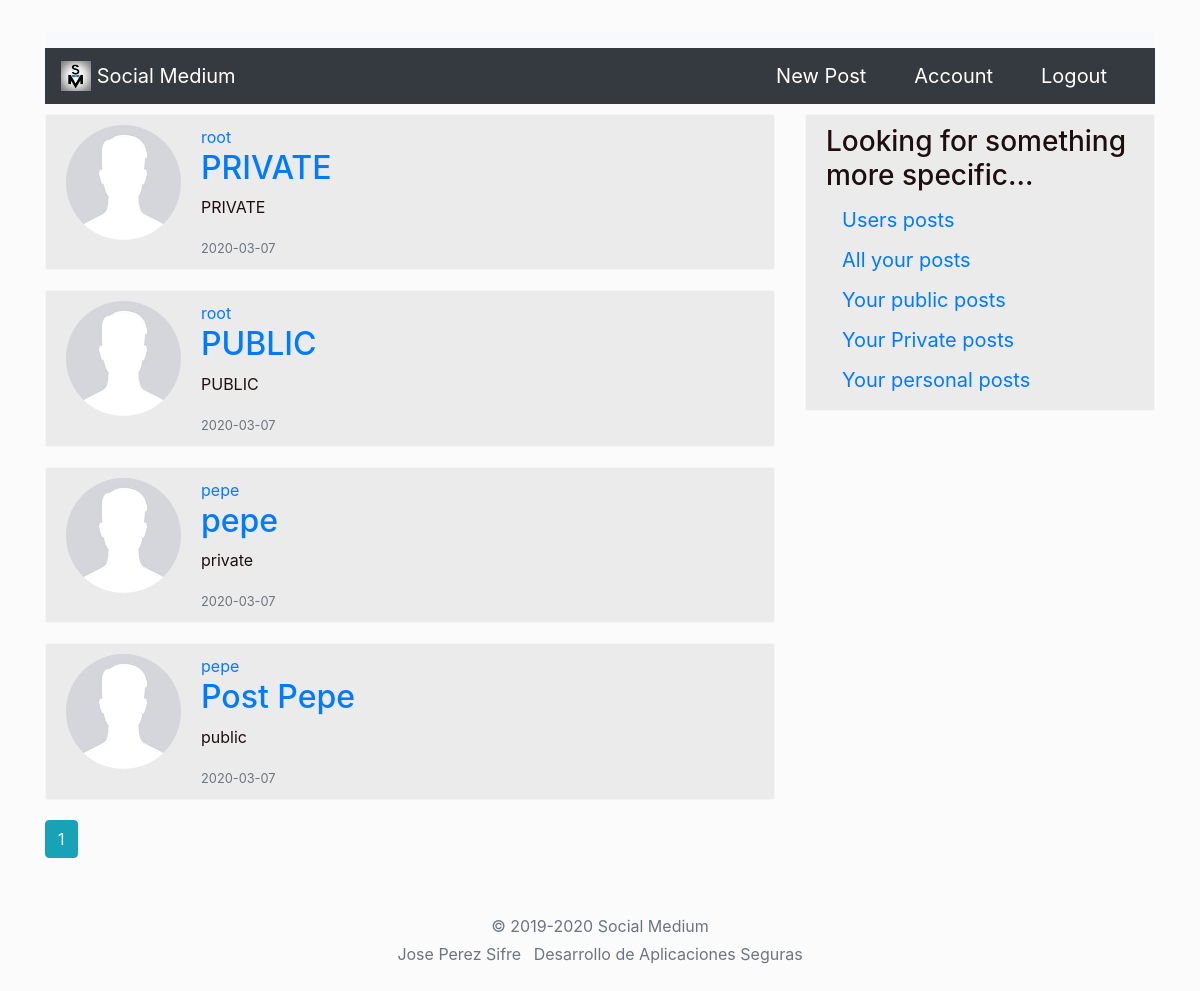
Screenshot of /home (signed in) with the database file from the repository.
### medium/models.py (models this page shows, shortened)
class Post(db.Model):
    id = db.Column(db.Integer, primary_key=True)
    title = db.Column(db.String(100), nullable=False)
    date_posted = db.Column(db.DateTime, nullable=False, default=datetime.utcnow)
    content = db.Column(db.Text, nullable=False)
    post_type = db.Column(db.String(1), nullable=False, default='0')
    shared_token = db.Column(db.String(512), nullable=True)#Por defecto, default=NULL
    user_id = db.Column(db.Integer, db.ForeignKey('user.id'), nullable=False)
    '''
    def get_post_type(self):
        return self.__post_type

    def set_post_type(self, post_type):
        self.__post_type = post_type
    '''

class User(db.Model, UserMixin):
    id = db.Column(db.Integer, primary_key=True)
    username = db.Column(db.String(25), unique=True, nullable=False)
    email = db.Column(db.String(100), unique=True, nullable=False)
    image_file = db.Column(db.String(20), nullable=False, default='default.jpg')
    password = db.Column(db.String(60), nullable=False)
    otp_secret = db.Column(db.String(16))
    confirmed = db.Column(db.Boolean, default=False)
    posts = db.relationship('Post', cascade="all,delete", backref='author', lazy=True)

### medium/main/routes.py (the view)
@main.route('/', methods=['GET', 'POST'])
@main.route('/home', methods=['GET', 'POST'])
def home():
    searchForm = SearchForm()
    if searchForm.validate_on_submit():
        word = searchForm.post_word.data
        return redirect(url_for('posts.post_search', word=word))
    elif request.method == 'GET':
        page = request.args.get('page', 1, type=int)
        if current_user.is_authenticated:
            posts = Post.query.filter(Post.post_type!='1').order_by(Post.date_posted.desc()).paginate(page=page, per_page=7)
        else:
            posts = Post.query.filter_by(post_type='2').order_by(Post.date_posted.desc()).paginate(page=page, per_page=7)
        return render_template('home.html', posts=posts, form=searchForm)

### medium/models.py (called while the page is built)
@login_manager.user_loader
def load_user(user_id):
    return User.query.get(int(user_id))

### medium/templates/home.html
{% extends "base.html" %}
{% block content %}
{% for post in posts.items %}
<article class="media content-section">
    <img class="rounded-circle account-imgSize" src="{{ url_for('static', filename='profilePictures/' + post.author.image_file) }}">
      <div class="media-body">
    <div class="article-metadata">
      <a class="mr-2" href="{{ url_for('users.user_post', username=post.author.username) }}">{{ post.author.username }}</a>
    </div>
    <h2><a class="article-title" href="{{ url_for('posts.post', post_id=post.id) }}">{{ post.title }}</a></h2>
    <p class="article-content">{{ post.content }}</p>
    <small class="text-muted">{{ post.date_posted.strftime('%Y-%m-%d') }}</small>
  </div>
</article>
{% endfor %}
{% for page_num in posts.iter_pages(left_edge=1, right_edge=1, left_current=1, right_current=1) %}
      {% if page_num %}
        {% if posts.page == page_num %}
          <a class="btn btn-info mb-4" href="{{ url_for('main.home', page=page_num) }}">{{ page_num }}</a>
        {% else %}
          <a class="btn btn-outline-info mb-4" href="{{ url_for('main.home', page=page_num) }}">{{ page_num }}</a>
        {% endif %}
      {% else %}
        ...
      {% endif %}
    {% endfor %}
{% endblock content %}

### medium/templates/base.html (shortened to what this page needs)
<!DOCTYPE html>
<html lang="en">
<head>
  <link rel="stylesheet" href="https://stackpath.bootstrapcdn.com/bootstrap/4.4.1/css/bootstrap.min.css"
>
  <link rel="stylesheet" href="{{ url_for('static', filename='main.css') }}">
</head>
<body>
  <div class="container">
    <nav class="navbar navbar-light bg-light"></nav>
    <nav class="navbar navbar-dark bg-dark">
        <a class="navbar-brand" href="{{ url_for('main.home') }}">
            <img src="{{ url_for('static', filename='favicon.ico') }}" width="30" height="30" class="d-inline-block align-top" alt="">
            Social Medium
          </a>
      {% if current_user.is_authenticated %}
      <form class="form-inline">
        <a class="nav-item nav-link navbar-brand" href="{{ url_for('posts.new_post') }}">New Post</a>
        <a class="nav-item nav-link navbar-brand" href="{{ url_for('users.account') }}">Account</a>
        <a class="nav-item nav-link navbar-brand" href="{{ url_for('users.logout') }}">Logout</a>
      </form>
      {% else %}
        <form class="form-inline">
          <a class="nav-item nav-link navbar-brand" href="{{ url_for('users.login') }}">Login</a>
          <a class="nav-item nav-link navbar-brand" href="{{ url_for('users.register') }}">Register</a>
        </form>
      {% endif %}
    </nav>
  </div>
  <main role="main" class="container">
    <div class="row">
      <div class="col-md-8">
        {% block content %}{% endblock %}
      </div>
      <div class="col-md-4">
        <div class="content-section">
          <h3>Looking for something more specific...</h3>
            <ul class="list-group">
              {% if current_user.is_authenticated %}
              <a class="nav-item nav-link navbar-brand" href="{{ url_for('users.user_users_post', username=current_user.username) }}">Users posts</a>
              <a class="nav-item nav-link navbar-brand" href="{{ url_for('users.user_all_post', username=current_user.username) }}">All your posts</a>
              <a class="nav-item nav-link navbar-brand" href="{{ url_for('users.user_public_post', username=current_user.username) }}">Your public posts</a>
              <a class="nav-item nav-link navbar-brand" href="{{ url_for('users.user_private_post', username=current_user.username) }}">Your Private posts</a>
              <a class="nav-item nav-link navbar-brand" href="{{ url_for('users.user_personal_post', username=current_user.username) }}">Your personal posts</a>
              {% else %}
              <p class='text-muted'>Login to see all options.</p>
              {% endif %}
            </ul>
        </div>
      </div>
    </div>
  </main>
  <footer class="my-3 pt-3 text-muted text-center text-small">
    <p class="mb-1">&copy; 2019-2020 Social Medium</p>
    <ul class="list-inline">
      <li class="list-inline-item">
        <p>Jose Perez Sifre</p>
      </li>
      <li class="list-inline-item">
        <p>Desarrollo de Aplicaciones Seguras</p>
      </li>
    </ul>
  </footer>
</body>
</html>

### medium/static/main.css (style rules this page uses)
.content-section { background: #ecebeb; padding: 10px 20px; border: 1px solid #f5f5f5; border-radius: 3px; margin-bottom: 20px; margin-top: 10px; }
body { background-color: #fbfbfb; color: #1d0f0f; margin-top: 2rem; }
.account-imgSize { height: 115px; width: 115px; margin-right: 20px; margin-bottom: 16px; }

### rows the page displays
Post: image_file (placeholder picture), author.username "root", title "PRIVATE", content "PRIVATE", date_posted "2020-03-07"
Post: image_file (placeholder picture), author.username "root", title "PUBLIC", content "PUBLIC", date_posted "2020-03-07"
Post: image_file (placeholder picture), author.username "pepe", title "pepe", content "private", date_posted "2020-03-07"
Post: image_file (placeholder picture), author.username "pepe", title "Post Pepe", content "public", date_posted "2020-03-07"

### other values shown
{{ page_num }} "1"
